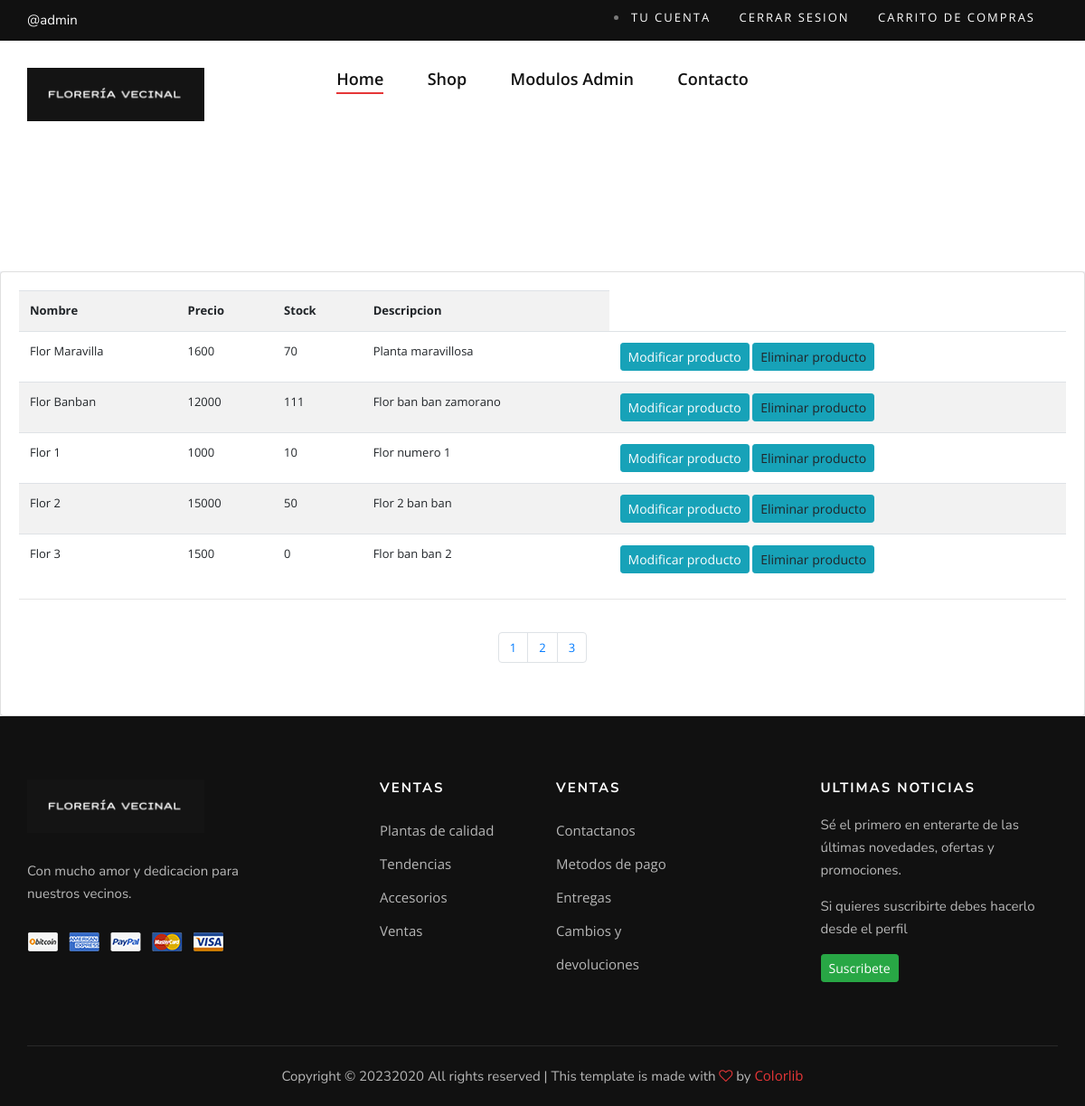
Screenshot of /listarproductos/ (signed in) with the database file from the repository.
### core/models.py (models this page shows, shortened)
class Producto(models.Model):
    nombre = models.CharField(max_length=100)
    precio = models.IntegerField()
    stock = models.IntegerField()
    descripcion = models.CharField(max_length=300)
    tipo = models.ForeignKey(TipoProducto,on_delete=models.DO_NOTHING)
    imagen = models.ImageField(upload_to="productos",null=True)
    created_at = models.DateTimeField(auto_now_add=True)
    updated_at = models.DateTimeField(auto_now=True)

### core/views.py (the view)
# urls.py: path('listarproductos/',listarproductos,name="listarproductos"),
@permission_required('core.view_producto')
def listarproductos(request):
    productos = Producto.objects.all()
    page = request.GET.get('page',1)
    try:
        paginator = Paginator(productos,5)
        productos = paginator.page(page)
    except:
        raise Http404
    data = {
        'productos': productos,
        'paginator': paginator
    }
    return render(request,'core/cruds/listar-productos.html',data)

### core/templates/core/cruds/listar-productos.html (shortened to what this page needs)
{% extends 'core/base.html' %}
{% load static %}
{% block contenido %}
{% load humanize %}
<div class="row">
    <div class="col-12 col-md-6.offset-md-3">
        <div class="card">
            <div class="card-body">
                <table class="table table-striped table-hover table-responsive-sm">
                    <tr>
                        <th>Nombre</th>
                        <th>Precio</th>
                        <th>Stock</th>
                        <th>Descripcion</th>
                    </tr>
                    {% for p in productos %}
                    <tr>
                        <td>{{ p.nombre | title }}</td>
                        <td>{{ p.precio }}</td>
                        <td>{{ p.stock }}</td>
                        <td>{{ p.descripcion }}</td>
                        <td>
                            <a href="{% url 'modificarproducto' p.id %}" class="btn btn-info btn-sm">Modificar producto</a>
                            <a onclick="eliminarProducto({{ p.id }})" class="btn btn-info btn-sm">Eliminar producto</a>
                        </td>
                    </tr>
                    {% endfor %}
                </table>
                <hr>
            </div>
            {% include 'core/paginator.html' %}
            <br>
            <br>
            <br>
        </div>
    </div>
</div>
{% endblock %}

### core/templates/core/base.html (shortened to what this page needs)
{% load static %}
{% load crispy_forms_tags %}
<!DOCTYPE html>
<html lang="zxx">
<head>
    <link rel="stylesheet" href="{% static 'core/css/bootstrap.min.css' %}" type="text/css">
    <link rel="stylesheet" href="{% static 'core/css/font-awesome.min.css' %}" type="text/css">
    <link rel="stylesheet" href="{% static 'core/css/elegant-icons.css' %}" type="text/css">
    <link rel="stylesheet" href="{% static 'core/css/magnific-popup.css' %}" type="text/css">
    <link rel="stylesheet" href="{% static 'core/css/nice-select.css' %}" type="text/css">
    <link rel="stylesheet" href="{% static 'core/css/owl.carousel.min.css' %}" type="text/css">
    <link rel="stylesheet" href="{% static 'core/css/slicknav.min.css' %}" type="text/css">
    <link rel="stylesheet" href="{% static 'core/css/style.css' %}" type="text/css">
    <link rel="stylesheet" href="{% static 'core/css/estilo-carrito.css' %}" type="text/css">
    <link rel="stylesheet" href="sweetalert2.min.css">
    <link rel="stylesheet" href="https://cdnjs.cloudflare.com/ajax/libs/font-awesome/6.2.1/css/all.min.css" />
    <link href="https://maxcdn.bootstrapcdn.com/font-awesome/4.3.0/css/font-awesome.min.css" rel="stylesheet">
    <link rel="stylesheet" href="{% static 'core/css/profile.css' %}" type="text/css">
</head>
<body>
<header class="header">
    <div class="header__top">
        <div class="container">
            <div class="row">
                <div class="col-lg-6 col-md-7">
                    <div class="header__top__left">
                        <p>@{{ user.username }}</p>
                    </div>
                </div>
                    <div class="col-lg-6 col-md-5">
                        <div class="header__top__right">
                            <div class="header__top__links" >
                                {% if user.is_authenticated %}
                                <li>
                                    <a href="{% url 'perfil' %}">Tu cuenta</a>
                                    <a href="{% url 'logout' %}">Cerrar sesion</a>
                                    <a href="{% url 'carrito' %}">Carrito de compras</a>
                                </li>
                                {% else %}
                                <li>
                                    <a href="{% url 'registrousuarios' %}">Registrate</a>
                                    <a href="{% url 'login' %}">Iniciar sesion</a>
                                </li>
                                {% endif %}
                            </div>
                        </div>
                    </div>
                </div>
            </div>
        </div>
        <div class="container">
            <div class="row">
                <div class="col-lg-3 col-md-3">
                    <div class="header__logo">
                        <a href="{% url 'index' %}"><img src="{% static 'core/img/Logo-floreria.jpg' %}" alt=""></a>
                    </div>
                </div>
                <div class="col-lg-6 col-md-6">
                    <nav class="header__menu mobile-menu">
                        {% if user.is_authenticated %}
                        <ul>
                            <li class="active"><a href="{% url 'index' %}">Home</a></li>
                            <li><a href="{% url 'shop' %}">Shop</a></li>
                            {% if perms.core.view_producto and perms.core.add_producto and user.is_superuser %}
                            <li><a href="#">Modulos Admin</a>
                            {% endif %}
                            </li>
                            <li><a href="{% url 'contacto' %}">Contacto</a></li>
                        </ul>
                        {% else %}
                        <ul>
                            <li class="active"><a href="{% url 'index' %}">Home</a></li>
                            <li><a href="{% url 'shop' %}">Shop</a></li>
                            <li><a href="{% url 'contacto' %}">Contacto</a></li>
                        </ul>
                        {% endif %}
                    </nav>
                    </div>
                </div>
            </div>
</header>
    {% block contenido %}
    {% endblock %}
<footer class="footer">
    <div class="container">
        <div class="row">
            <div class="col-lg-3 col-md-6 col-sm-6">
                <div class="footer__about">
                    <div class="footer__logo">
                        <a href="#"><img src="{% static 'core/img/Logo-floreria.jpg' %}" alt=""></a>
                    </div>
                    <p>Con mucho amor y dedicacion para nuestros vecinos.</p>
                    <a href="#"><img src="{% static 'core/img/payment.png' %}" alt=""></a>
                </div>
            </div>
            <div class="col-lg-2 offset-lg-1 col-md-3 col-sm-6">
                <div class="footer__widget">
                    <h6>Ventas</h6>
                    <ul>
                        <li><a href="#">Plantas de calidad</a></li>
                        <li><a href="#">Tendencias</a></li>
                        <li><a href="#">Accesorios</a></li>
                        <li><a href="#">Ventas</a></li>
                    </ul>
                </div>
            </div>
            <div class="col-lg-2 col-md-3 col-sm-6">
                <div class="footer__widget">
                    <h6>Ventas</h6>
                    <ul>
                        <li><a href="#">Contactanos</a></li>
                        <li><a href="#">Metodos de pago</a></li>
                        <li><a href="#">Entregas</a></li>
                        <li><a href="#">Cambios y devoluciones</a></li>
                    </ul>
                </div>
            </div>
            <div class="col-lg-3 offset-lg-1 col-md-6 col-sm-6">
                <div class="footer__widget">
                    <h6>Ultimas noticias</h6>
                    <div class="footer__newslatter">
                        <p>Sé el primero en enterarte de las últimas novedades, ofertas y promociones.</p>
                        <p>Si quieres suscribirte debes hacerlo desde el perfil</p>
                        <a href="{% url 'perfil' %}" class="btn btn-success btn-sm ml-auto">Suscribete</a>
                    </div>
                </div>
            </div>
        </div>
        <div class="row">
            <div class="col-lg-12 text-center">
                <div class="footer__copyright__text">
                    <p>Copyright ©
                        2020
                        All rights reserved | This template is made with <i class="fa fa-heart-o"
                        aria-hidden="true"></i> by <a href="https://colorlib.com" target="_blank">Colorlib</a>
                    </p>
                </div>
            </div>
        </div>
    </div>
</footer>
</body>
</html>

### core/templates/core/paginator.html (shortened to what this page needs)
{% if paginator.num_pages > 1%}
<div class="d-flex justify-content-center">
    <ul class="pagination">
        {% for page in paginator.page_range %}
            {% if page < 7 or page == entity.number %}
            <li class="page-item {% if page == entity.number %}active{% endif %}">
                <a class="page-link" href="?page={{ page }}#pagtable">{{ page }}</a>
            </li>
            {% endif %}
        {% endfor %}
    </ul>
</div>
{% endif %}

### core/static/core/css/style.css (style rules this page uses)
html, body { height: 100%; font-family: "Nunito Sans", sans-serif; -webkit-font-smoothing: antialiased; }
h1, h2, h3, h4, h5, h6 { margin: 0; color: #111111; font-weight: 400; font-family: "Nunito Sans", sans-serif; }
h6 { font-size: 16px; }
p { font-size: 15px; font-family: "Nunito Sans", sans-serif; color: #3d3d3d; font-weight: 400; line-height: 25px; margin: 0 0 15px 0; }
img { max-width: 100%; }
ul, ol { padding: 0; margin: 0; }
.header { background: #ffffff; }
.header__top { background: #111111; padding: 10px 0; }
.header__top__left p { color: #ffffff; margin-bottom: 0; }
.header__top__right { text-align: right; }
.header__top__links { display: inline-block; margin-right: 25px; }
.header__top__links a { color: #ffffff; font-size: 13px; text-transform: uppercase; letter-spacing: 2px; margin-right: 28px; display: inline-block; }
.header__top__links a:last-child { margin-right: 0; }
.header__logo { padding: 30px 0; }
.header__logo a { display: inline-block; }
.header__menu { text-align: center; padding: 26px 0 25px; }
.header__menu ul li { list-style: none; display: inline-block; margin-right: 45px; position: relative; }
.header__menu ul li.active a:after { -webkit-transform: scale(1); -ms-transform: scale(1); transform: scale(1); }
.header__menu ul li:last-child { margin-right: 0; }
.header__menu ul li a { font-size: 18px; color: #111111; display: block; font-weight: 600; position: relative; padding: 3px 0; }
.header__menu ul li a:after { position: absolute; left: 0; bottom: 0; width: 100%; height: 2px; background: #e53637; content: ""; -webkit-transition: all, 0.5s; -o-transition: all, 0.5s; transition: all, 0.5s; -webkit-transform: scale(0); -ms-transform: scale(0); transform: scale(0); }
.footer { background: #111111; padding-top: 70px; }
.footer__about { margin-bottom: 30px; }
.footer__about .footer__logo { margin-bottom: 30px; }
.footer__about .footer__logo a { display: inline-block; }
.footer__about p { color: #b7b7b7; margin-bottom: 30px; }
.footer__widget { margin-bottom: 30px; }
.footer__widget h6 { color: #ffffff; font-size: 15px; font-weight: 700; text-transform: uppercase; letter-spacing: 2px; margin-bottom: 20px; }
.footer__widget ul li { line-height: 36px; list-style: none; }
.footer__widget ul li a { color: #b7b7b7; font-size: 15px; }
.footer__widget .footer__newslatter p { color: #b7b7b7; }
.footer__copyright__text { border-top: 1px solid rgba(255, 255, 255, 0.1); padding: 20px 0; margin-top: 40px; }
.footer__copyright__text p { color: #b7b7b7; margin-bottom: 0; }
.footer__copyright__text p i { color: #e53637; }
.footer__copyright__text p a { color: #e53637; }
@media only screen and (min-width: 1200px) { .container { max-width: 1170px; } }
body { color: #797979; background: #f1f2f7; font-family: 'Open Sans', sans-serif; padding: 0px !important; margin: 0px !important; font-size: 13px; text-rendering: optimizeLegibility; -webkit-font-smoothing: antialiased; -moz-font-smoothing: antialiased; }

### core/static/core/css/estilo-carrito.css (style rules this page uses)
* { margin: 0; padding:0; font-family: 'Open Sans'; }
header { background: url(../img/carrito/header-carrito.jpeg); background-size: cover; background-position:center; height: 300px; }

### core/static/core/css/profile.css (style rules this page uses)
body { color: #797979; background: #f1f2f7; font-family: 'Open Sans', sans-serif; padding: 0px !important; margin: 0px !important; font-size: 13px; text-rendering: optimizeLegibility; -webkit-font-smoothing: antialiased; -moz-font-smoothing: antialiased; }

### rows the page displays
Producto: nombre "Flor Maravilla", precio "1600", stock "70", descripcion "Planta maravillosa"
Producto: nombre "Flor Banban", precio "12000", stock "111", descripcion "Flor ban ban zamorano"
Producto: nombre "Flor 1", precio "1000", stock "10", descripcion "Flor numero 1"
Producto: nombre "Flor 2", precio "15000", stock "50", descripcion "Flor 2 ban ban"
Producto: nombre "Flor 3", precio "1500", stock "0", descripcion "Flor ban ban 2"

### other values shown
{{ user.username }} "admin"
{{ page }} "1" "2" "3"
